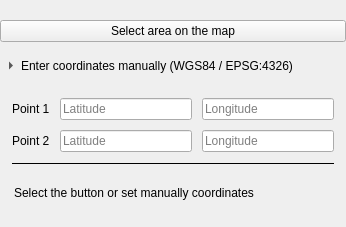
<ui version="4.0">
    <class>WizardBasicPointsMap</class>
    <widget class="QWidget" name="WizardBasicPointsMap">
        <layout class="QVBoxLayout">
            <property name="spacing">
                <number>12</number>
            </property>
            <property name="leftMargin">
                <number>0</number>
            </property>
            <property name="topMargin">
                <number>20</number>
            </property>
            <property name="rightMargin">
                <number>0</number>
            </property>
            <property name="bottomMargin">
                <number>0</number>
            </property>

            <!-- CTA -->
            <item>
                <widget class="QPushButton" name="btn_select_map">
                    <property name="minimumHeight">
                        <number>46</number>
                    </property>
                    <property name="text">
                        <string>Select area on the map</string>
                    </property>
                    <property name="cursor">
                        <cursorShape>PointingHandCursor</cursorShape>
                    </property>
                    <property name="class" stdset="0"><string>interaction_buttons</string></property>
                </widget>
            </item>

            <!-- Accordion header -->
            <item>
                <layout class="QHBoxLayout">
                    <property name="spacing">
                        <number>8</number>
                    </property>
                    <property name="leftMargin">
                        <number>0</number>
                    </property>
                    <property name="topMargin">
                        <number>0</number>
                    </property>
                    <property name="rightMargin">
                        <number>0</number>
                    </property>
                    <property name="bottomMargin">
                        <number>0</number>
                    </property>

                    <item>
                        <widget class="QToolButton" name="btn_manual_toggle">
                            <property name="text">
                                <string>Enter coordinates manually (WGS84 / EPSG:4326)</string>
                            </property>
                            <property name="toolButtonStyle">
                                <enum>Qt::ToolButtonTextBesideIcon</enum>
                            </property>
                            <property name="arrowType">
                                <enum>Qt::RightArrow</enum>
                            </property>
                            <property name="checkable">
                                <bool>true</bool>
                            </property>
                            <property name="checked">
                                <bool>false</bool>
                            </property>
                            <property name="autoRaise">
                                <bool>true</bool>
                            </property>
                            <property name="cursor">
                                <cursorShape>PointingHandCursor</cursorShape>
                            </property>
                            <property name="class" stdset="0">
                                <string>accordion</string>
                            </property>
                        </widget>
                    </item>

                    <item>
                        <spacer name="spacerHeaderRight">
                            <property name="orientation">
                                <enum>Qt::Horizontal</enum>
                            </property>
                            <property name="sizeHint" stdset="0">
                                <size>
                                    <width>40</width>
                                    <height>10</height>
                                </size>
                            </property>
                        </spacer>
                    </item>
                </layout>
            </item>

            <!-- Accordion body -->
            <item>
                <widget class="QWidget" name="manual_body">
                    <layout class="QVBoxLayout">
                        <property name="spacing">
                            <number>10</number>
                        </property>
                        <property name="leftMargin">
                            <number>0</number>
                        </property>
                        <property name="topMargin">
                            <number>0</number>
                        </property>
                        <property name="rightMargin">
                            <number>0</number>
                        </property>
                        <property name="bottomMargin">
                            <number>0</number>
                        </property>

                        <!-- Card panel -->
                        <item>
                            <widget class="QFrame">
                                <property name="frameShape">
                                    <enum>QFrame::NoFrame</enum>
                                </property>
                                <layout class="QVBoxLayout">
                                    <property name="spacing">
                                        <number>10</number>
                                    </property>
                                    <property name="leftMargin">
                                        <number>12</number>
                                    </property>
                                    <property name="rightMargin">
                                        <number>12</number>
                                    </property>

                                    <!-- Punto 1 -->
                                    <item>
                                        <layout class="QHBoxLayout">
                                            <property name="spacing">
                                                <number>10</number>
                                            </property>

                                            <item>
                                                <widget class="QLabel">
                                                    <property name="text">
                                                        <string>Point 1</string>
                                                    </property>
                                                    <property name="class" stdset="0"><string>group_description</string></property>
                                                </widget>
                                            </item>

                                            <item>
                                                <widget class="QLineEdit" name="lat_p1">
                                                    <property name="placeholderText">
                                                        <string>Latitude</string>
                                                    </property>
                                                </widget>
                                            </item>

                                            <item>
                                                <widget class="QLineEdit" name="long_p1">
                                                    <property name="placeholderText">
                                                        <string>Longitude</string>
                                                    </property>
                                                </widget>
                                            </item>
                                        </layout>
                                    </item>

                                    <!-- Punto 2 -->
                                    <item>
                                        <layout class="QHBoxLayout">
                                            <property name="spacing">
                                                <number>10</number>
                                            </property>

                                            <item>
                                                <widget class="QLabel">
                                                    <property name="text">
                                                        <string>Point 2</string>
                                                    </property>
                                                    <property name="class" stdset="0"><string>group_description</string></property>
                                                </widget>
                                            </item>

                                            <item>
                                                <widget class="QLineEdit" name="lat_p2">
                                                    <property name="placeholderText">
                                                        <string>Latitude</string>
                                                    </property>
                                                </widget>
                                            </item>

                                            <item>
                                                <widget class="QLineEdit" name="lon_p2">
                                                    <property name="placeholderText">
                                                        <string>Longitude</string>
                                                    </property>
                                                </widget>
                                            </item>
                                        </layout>
                                    </item>

                                    <!-- Divider line -->
                                    <item>
                                        <widget class="QFrame">
                                            <property name="frameShape">
                                                <enum>QFrame::HLine</enum>
                                            </property>
                                            <property name="frameShadow">
                                                <enum>QFrame::Plain</enum>
                                            </property>
                                            <property name="class" stdset="0"><string>divider_line</string></property>
                                        </widget>
                                    </item>
                                </layout>
                            </widget>
                        </item>
                    </layout>
                </widget>
            </item>

            <item>
                <widget class="QLabel" name="points_map_status">
                    <property name="text">
                        <string>Select the button or set manually coordinates</string>
                    </property>
                    <property name="indent">
                        <number>14</number>
                    </property>
                    <property name="class" stdset="0"><string>group_description</string></property>
                </widget>
            </item>
            <item>
                <widget class="QLabel" name="lbl_area_info">
                    <property name="text">
                        <string></string>
                    </property>
                     <property name="indent">
                        <number>14</number>
                    </property>
                    <property name="class" stdset="0">
                        <string>group_description</string>
                    </property>
                </widget>
            </item>
            <item>
                <spacer name="spacerPushUp">
                    <property name="orientation">
                        <enum>Qt::Vertical</enum>
                    </property>
                    <property name="sizeHint" stdset="0">
                        <size>
                            <width>20</width>
                            <height>1</height>
                        </size>
                    </property>
                </spacer>
            </item>

        </layout>
    </widget>
    <resources />
    <connections />
</ui>
